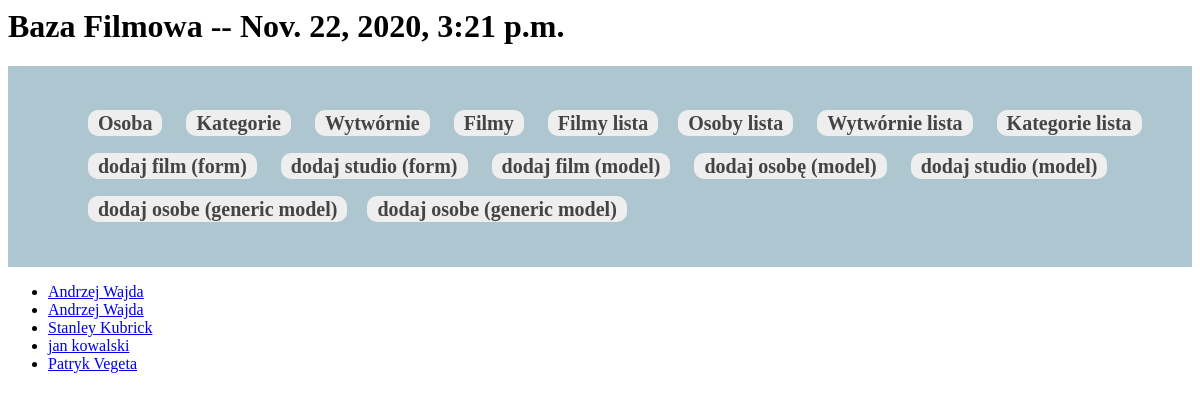
The app's page /movie/persons_list/, older data.
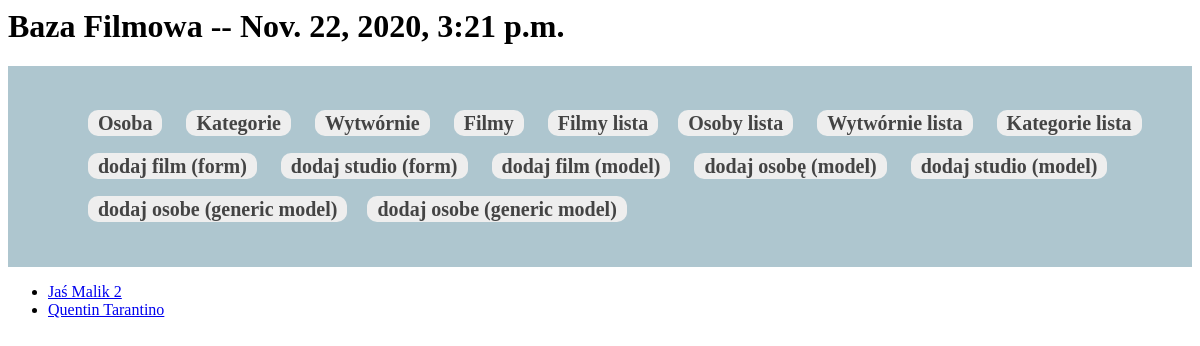
The same page, newer data.
### filmyapp/models.py (models this page shows)
class Person(models.Model):
    first_name = models.CharField(max_length=32)
    last_name = models.CharField(max_length=32)
    def __str__(self):
        return f"{self.first_name} {self.last_name}"
    def get_detail_url(self):
        return reverse("edit_person", args=(self.pk,))

### filmyapp/views.py (the view)
# urls.py: path("persons_list/", views.ListPersonView.as_view(), name= 'persons'),
class ListPersonView(View):
    def get(self, request):
        persons = Person.objects.all()
        return render(request, "obj_list.html", {'objects': persons})

### filmyapp/context_processors.py (called while the page is built)
def get_time(request):
    return  {'date':datetime.now()}

### templates/obj_list.html
{% extends 'base.html' %}
{% block header %}
    {% include 'header.html'  %}
{% endblock %}
{% block content %}
    <ul>
        {% for item in objects %}
            <li><a href="{{ item.get_detail_url }}">{{ item }}</a></li>
        {% endfor %}
    </ul>
{% endblock %}

Row changes from the older to the newer data that the page shows:
removed Person: first_name+last_name "Andrzej Wajda"
removed Person: first_name+last_name "Andrzej Wajda"
removed Person: first_name+last_name "Stanley Kubrick"
removed Person: first_name+last_name "jan kowalski"
removed Person: first_name+last_name "Patryk Vegeta"
added Person: first_name+last_name "Jaś Malik 2"
added Person: first_name+last_name "Quentin Tarantino"
